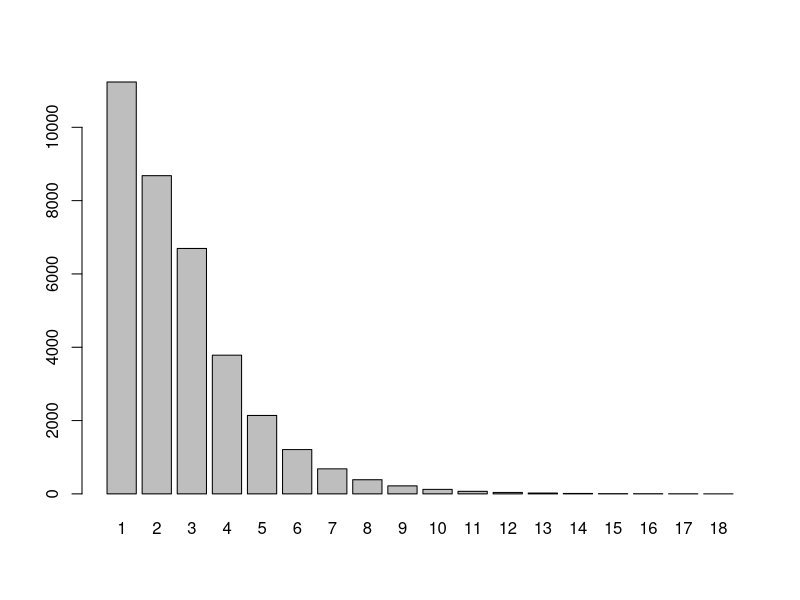

This figure's R source: (Note: this script raises an error after producing the figure.)
## ---- chunk 1
rm(list=ls())


#Set Model----
NumYears = 25

R0 = 100

## ---- chunk 2
Linf = 122.1
K = 0.172
to = 0.919
  
Wa = 0.3
  
Wb = 2.824
  
#Length (cm) at which a fish is 50/95 percent vulnerable to fishing mortality
S50 = 26

S95 = 29

#Length (cm) at which a fish is 50/95 percent likely to be mature
m50 = 55

m95 = 62.7

#Natural mortality
M <- 0.258

#Fishing mortality
F <- 0.3125

#Spawners per Recruit

#h <- 0.7


BHa <- 0.546 #this is made up

BHb <- 0.000089 #this is made up

## ---- chunk 3

#Our max age is 18 years
Age <- seq(1,18,1)

Length <- Linf*(1-exp(-K*(Age-to)))

#Converts lengths (cm) to weight (g)
Weight <- Wa*Length^Wb


Va = 1/(1 + exp(-log(19)*((Length - S50)/(S95 - S50))))

Ma =  1/(1 + exp(-log(19)*((Length - m50)/(m95 - m50))))

#realtive fecundity - corvina produce about 41 eggs per gram 
#SOURCE: https://www.scribd.com/doc/81002346/Crecimiento-y-Reproduccion-de-corvina
fa <- 41*Weight


#Price per kg is dependent on size of fish
Price <- c(10,50,100)
## ---- chunk 4
N_at <- data.frame(matrix(data = NA, ncol = max(Age), nrow = NumYears))
colnames(N_at) = as.character(c(Age))

Recruitment <- vector(length = NumYears)

Catch <- data.frame(matrix(data = NA, ncol = max(Age) + 1, nrow = NumYears))
colnames(Catch) <- as.character(c(Age,'Total'))
                        

Revenue <- data.frame(matrix(data = NA, ncol = 4, nrow = NumYears))
colnames(Revenue) =c('small',
                     'med',
                     'large',
                     'total')

## ---- chunk 5



#this sets top left
N_at[1,1] = R0


#  Set inital condition in year t = 0 (assumes no fishing)
for (a in 1:17){
 
  N_at[1,a+1] = N_at[1,(a)]*exp(-M)
  
}



#Recruitment in year 1
Recruitment[1] = sum(N_at[1,]*fa*Ma)

Catch[1,] = 0


for (t in 2:NumYears) {
  
  N_at[t,1] = Recruitment[t - 1] / (BHa + BHb*Recruitment[t - 1])

  for (a in 1:17) {
  
  
  # Introduce fishing as Va*F  
    N_at[t,a+1] = exp(-M - Va[a]*F)*N_at[(t - 1),(a)]
    
    
    
   #Catch by cohort = number of individual age a in year t - indvid. age a captured in year t
    
     Catch[t,a+1] = N_at[(t),(a+1)]*(1 - exp(-M - Va[a+1]*F))
    
     Catch[t,1] = 0
    
  }
  
 Recruitment[t] = sum(N_at[t,]*fa*Ma)
      
}

write.csv(N_at, "AgeStructureInitial.csv")
## ---- chunk 6

df.hist = stack(N_at[NumYears, ])

barplot(df.hist$values, names.arg = df.hist$ind)

CatchCurve <- lm(log(values) ~ ind, data = df.hist)

Z.est = -CatchCurve$coefficients[2]

print(Z.est)
## ---- chunk 7

#Calculate Revenue by commercial class

for (t in 1:NumYears){

  Revenue[t,1] = sum(Weight[1:3]*Catch[t,1:3]*Price[1])
  
  Revenue[t,2] = sum(Weight[4:5]*Catch[t,4:5]*Price[2])
  
  Revenue[t,3] = sum(Weight[6:max(Age)]*Catch[t,6:max(Age)]*Price[3])
  
  Revenue[t,4] = sum(Revenue[t,1:3])
  
}
## ---- chunk 8
print(Revenue$total[NumYears])

Revenue$t = seq(1:length(Revenue$small)) 

Revbar = gather(Revenue[, c(1:3,5)],'Size.Class' ,'Revenue', 1:3)


library(ggplot2)


ggplot(Revbar, aes(x= t, y= Revenue, fill =factor(Size.Class ))) +
  geom_bar(stat="identity",position = "stack")


#plot(Revenue$total, xlab = "time", ylab = 'Revenue')
